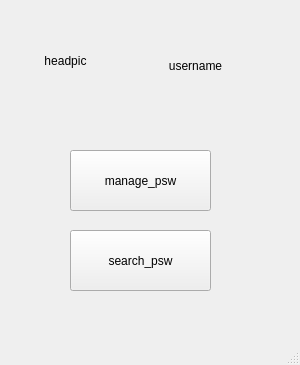
<?xml version="1.0" encoding="UTF-8"?>
<ui version="4.0">
 <class>home_screen</class>
 <widget class="QMainWindow" name="home_screen">
  <property name="geometry">
   <rect>
    <x>0</x>
    <y>0</y>
    <width>300</width>
    <height>365</height>
   </rect>
  </property>
  <property name="windowTitle">
   <string>MainWindow</string>
  </property>
  <widget class="QWidget" name="centralwidget">
   <widget class="QLabel" name="headpicLabel">
    <property name="geometry">
     <rect>
      <x>10</x>
      <y>10</y>
      <width>111</width>
      <height>101</height>
     </rect>
    </property>
    <property name="layoutDirection">
     <enum>Qt::LeftToRight</enum>
    </property>
    <property name="text">
     <string>headpic</string>
    </property>
    <property name="alignment">
     <set>Qt::AlignCenter</set>
    </property>
   </widget>
   <widget class="QLabel" name="usernameLabel">
    <property name="geometry">
     <rect>
      <x>140</x>
      <y>50</y>
      <width>111</width>
      <height>31</height>
     </rect>
    </property>
    <property name="text">
     <string>username</string>
    </property>
    <property name="alignment">
     <set>Qt::AlignCenter</set>
    </property>
   </widget>
   <widget class="QPushButton" name="manageButton">
    <property name="geometry">
     <rect>
      <x>70</x>
      <y>150</y>
      <width>141</width>
      <height>61</height>
     </rect>
    </property>
    <property name="text">
     <string>manage_psw</string>
    </property>
   </widget>
   <widget class="QPushButton" name="searchButton">
    <property name="geometry">
     <rect>
      <x>70</x>
      <y>230</y>
      <width>141</width>
      <height>61</height>
     </rect>
    </property>
    <property name="text">
     <string>search_psw</string>
    </property>
   </widget>
  </widget>
  <widget class="QMenuBar" name="menubar">
   <property name="geometry">
    <rect>
     <x>0</x>
     <y>0</y>
     <width>300</width>
     <height>28</height>
    </rect>
   </property>
  </widget>
  <widget class="QStatusBar" name="statusbar"/>
 </widget>
 <resources/>
 <connections/>
</ui>
